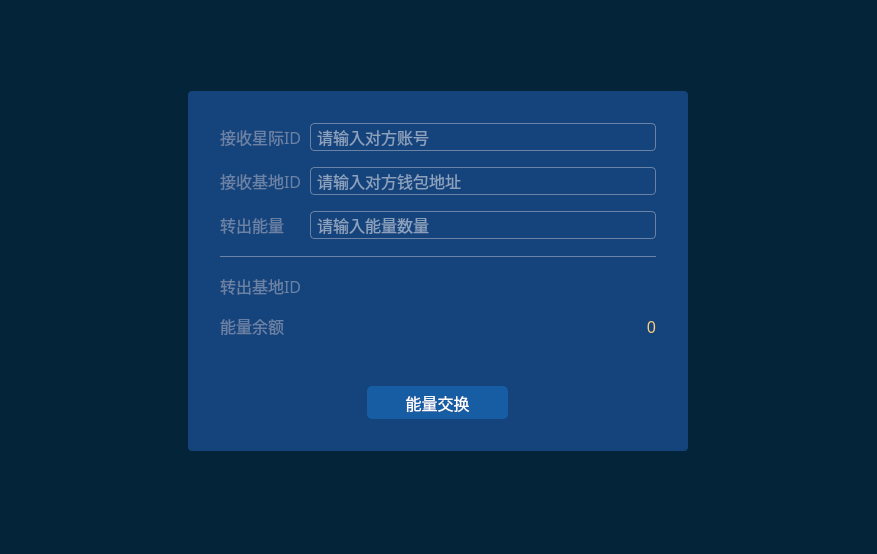
<?xml version="1.0" encoding="UTF-8"?>
<ui version="4.0">
 <class>TransferWidget</class>
 <widget class="QWidget" name="TransferWidget">
  <property name="geometry">
   <rect>
    <x>0</x>
    <y>0</y>
    <width>877</width>
    <height>554</height>
   </rect>
  </property>
  <property name="font">
   <font>
    <family>微软雅黑</family>
    <pointsize>12</pointsize>
   </font>
  </property>
  <property name="windowTitle">
   <string>TransferWidget</string>
  </property>
  <property name="styleSheet">
   <string notr="true">QWidget#TransferWidget
{
background-color: #042439;
}</string>
  </property>
  <layout class="QHBoxLayout" name="horizontalLayout_7">
   <property name="spacing">
    <number>0</number>
   </property>
   <property name="leftMargin">
    <number>0</number>
   </property>
   <property name="topMargin">
    <number>0</number>
   </property>
   <property name="rightMargin">
    <number>0</number>
   </property>
   <item>
    <widget class="QWidget" name="midWidget" native="true">
     <property name="sizePolicy">
      <sizepolicy hsizetype="Fixed" vsizetype="Fixed">
       <horstretch>0</horstretch>
       <verstretch>0</verstretch>
      </sizepolicy>
     </property>
     <property name="minimumSize">
      <size>
       <width>500</width>
       <height>360</height>
      </size>
     </property>
     <property name="maximumSize">
      <size>
       <width>500</width>
       <height>360</height>
      </size>
     </property>
     <property name="font">
      <font>
       <family>微软雅黑</family>
       <pointsize>12</pointsize>
      </font>
     </property>
     <property name="styleSheet">
      <string notr="true">QWidget#midWidget
{
border-radius: 4px;
background-color: #15447c;
}
QLabel
{
background-color: #15447c;
}
QLineEdit
{
border: 1px solid #6a82a5;
border-radius: 4px;
background-color: #15447c;
color: white;
padding-left: 4px;
line-height: 28px;
}
QLineEdit:focus
{
border-color: white;
}</string>
     </property>
     <layout class="QVBoxLayout" name="verticalLayout">
      <property name="spacing">
       <number>16</number>
      </property>
      <property name="leftMargin">
       <number>32</number>
      </property>
      <property name="topMargin">
       <number>32</number>
      </property>
      <property name="rightMargin">
       <number>32</number>
      </property>
      <property name="bottomMargin">
       <number>32</number>
      </property>
      <item>
       <layout class="QHBoxLayout" name="horizontalLayout">
        <property name="spacing">
         <number>0</number>
        </property>
        <item>
         <widget class="QLabel" name="label_1">
          <property name="minimumSize">
           <size>
            <width>90</width>
            <height>0</height>
           </size>
          </property>
          <property name="font">
           <font>
            <family>微软雅黑</family>
            <pointsize>12</pointsize>
           </font>
          </property>
          <property name="styleSheet">
           <string notr="true">color: #6a82a5;</string>
          </property>
          <property name="text">
           <string>接收星际ID</string>
          </property>
         </widget>
        </item>
        <item>
         <widget class="QLineEdit" name="IDEdit">
          <property name="minimumSize">
           <size>
            <width>0</width>
            <height>28</height>
           </size>
          </property>
          <property name="maximumSize">
           <size>
            <width>16777215</width>
            <height>16777215</height>
           </size>
          </property>
          <property name="font">
           <font>
            <family>微软雅黑</family>
            <pointsize>12</pointsize>
           </font>
          </property>
          <property name="contextMenuPolicy">
           <enum>Qt::NoContextMenu</enum>
          </property>
          <property name="styleSheet">
           <string notr="true"/>
          </property>
          <property name="inputMask">
           <string/>
          </property>
          <property name="placeholderText">
           <string>请输入对方账号</string>
          </property>
          <property name="cursorMoveStyle">
           <enum>Qt::LogicalMoveStyle</enum>
          </property>
          <property name="clearButtonEnabled">
           <bool>false</bool>
          </property>
         </widget>
        </item>
       </layout>
      </item>
      <item>
       <layout class="QHBoxLayout" name="horizontalLayout_2">
        <property name="spacing">
         <number>0</number>
        </property>
        <item>
         <widget class="QLabel" name="label_2">
          <property name="minimumSize">
           <size>
            <width>90</width>
            <height>0</height>
           </size>
          </property>
          <property name="font">
           <font>
            <family>微软雅黑</family>
            <pointsize>12</pointsize>
           </font>
          </property>
          <property name="styleSheet">
           <string notr="true">color: #6a82a5;</string>
          </property>
          <property name="text">
           <string>接收基地ID</string>
          </property>
         </widget>
        </item>
        <item>
         <widget class="QLineEdit" name="addressEdit">
          <property name="minimumSize">
           <size>
            <width>0</width>
            <height>28</height>
           </size>
          </property>
          <property name="font">
           <font>
            <family>微软雅黑</family>
            <pointsize>12</pointsize>
           </font>
          </property>
          <property name="contextMenuPolicy">
           <enum>Qt::NoContextMenu</enum>
          </property>
          <property name="styleSheet">
           <string notr="true"/>
          </property>
          <property name="placeholderText">
           <string>请输入对方钱包地址</string>
          </property>
         </widget>
        </item>
       </layout>
      </item>
      <item>
       <layout class="QHBoxLayout" name="horizontalLayout_3">
        <property name="spacing">
         <number>0</number>
        </property>
        <item>
         <widget class="QLabel" name="label_3">
          <property name="minimumSize">
           <size>
            <width>90</width>
            <height>0</height>
           </size>
          </property>
          <property name="font">
           <font>
            <family>微软雅黑</family>
            <pointsize>12</pointsize>
           </font>
          </property>
          <property name="styleSheet">
           <string notr="true">color: #6a82a5;</string>
          </property>
          <property name="text">
           <string>转出能量</string>
          </property>
         </widget>
        </item>
        <item>
         <widget class="QLineEdit" name="valueEdit">
          <property name="minimumSize">
           <size>
            <width>0</width>
            <height>28</height>
           </size>
          </property>
          <property name="font">
           <font>
            <family>微软雅黑</family>
            <pointsize>12</pointsize>
           </font>
          </property>
          <property name="contextMenuPolicy">
           <enum>Qt::NoContextMenu</enum>
          </property>
          <property name="styleSheet">
           <string notr="true"/>
          </property>
          <property name="placeholderText">
           <string>请输入能量数量</string>
          </property>
         </widget>
        </item>
       </layout>
      </item>
      <item>
       <widget class="Line" name="line">
        <property name="sizePolicy">
         <sizepolicy hsizetype="Expanding" vsizetype="Fixed">
          <horstretch>0</horstretch>
          <verstretch>0</verstretch>
         </sizepolicy>
        </property>
        <property name="styleSheet">
         <string notr="true">QFrame#line
{
color: #6a82a5;
border-left: none;
border-right: none;
border-bottom: none;
background-color: rgba(0,0,0, 0);
}</string>
        </property>
        <property name="frameShadow">
         <enum>QFrame::Plain</enum>
        </property>
        <property name="orientation">
         <enum>Qt::Horizontal</enum>
        </property>
       </widget>
      </item>
      <item>
       <layout class="QHBoxLayout" name="horizontalLayout_4">
        <property name="spacing">
         <number>0</number>
        </property>
        <item>
         <widget class="QLabel" name="label_4">
          <property name="font">
           <font>
            <family>微软雅黑</family>
            <pointsize>12</pointsize>
           </font>
          </property>
          <property name="styleSheet">
           <string notr="true">color: #6a82a5;</string>
          </property>
          <property name="text">
           <string>转出基地ID</string>
          </property>
         </widget>
        </item>
        <item>
         <spacer name="horizontalSpacer">
          <property name="orientation">
           <enum>Qt::Horizontal</enum>
          </property>
          <property name="sizeHint" stdset="0">
           <size>
            <width>40</width>
            <height>20</height>
           </size>
          </property>
         </spacer>
        </item>
        <item>
         <widget class="QLabel" name="turnOutLabel">
          <property name="font">
           <font>
            <family>微软雅黑</family>
            <pointsize>12</pointsize>
           </font>
          </property>
          <property name="styleSheet">
           <string notr="true">QLabel#turnOutLabel
{
color: #6a82a5;
}</string>
          </property>
          <property name="text">
           <string/>
          </property>
          <property name="alignment">
           <set>Qt::AlignRight|Qt::AlignTrailing|Qt::AlignVCenter</set>
          </property>
         </widget>
        </item>
       </layout>
      </item>
      <item>
       <layout class="QHBoxLayout" name="horizontalLayout_5">
        <property name="spacing">
         <number>0</number>
        </property>
        <item>
         <widget class="QLabel" name="label_5">
          <property name="font">
           <font>
            <family>微软雅黑</family>
            <pointsize>12</pointsize>
           </font>
          </property>
          <property name="styleSheet">
           <string notr="true">color: #6a82a5;</string>
          </property>
          <property name="text">
           <string>能量余额</string>
          </property>
         </widget>
        </item>
        <item>
         <spacer name="horizontalSpacer_2">
          <property name="orientation">
           <enum>Qt::Horizontal</enum>
          </property>
          <property name="sizeHint" stdset="0">
           <size>
            <width>40</width>
            <height>20</height>
           </size>
          </property>
         </spacer>
        </item>
        <item>
         <widget class="QLabel" name="energyLabel">
          <property name="font">
           <font>
            <family>微软雅黑</family>
            <pointsize>12</pointsize>
           </font>
          </property>
          <property name="styleSheet">
           <string notr="true">color: #face80;</string>
          </property>
          <property name="text">
           <string>0</string>
          </property>
          <property name="alignment">
           <set>Qt::AlignRight|Qt::AlignTrailing|Qt::AlignVCenter</set>
          </property>
         </widget>
        </item>
       </layout>
      </item>
      <item>
       <spacer name="verticalSpacer">
        <property name="orientation">
         <enum>Qt::Vertical</enum>
        </property>
        <property name="sizeHint" stdset="0">
         <size>
          <width>20</width>
          <height>40</height>
         </size>
        </property>
       </spacer>
      </item>
      <item>
       <layout class="QHBoxLayout" name="horizontalLayout_6">
        <item>
         <widget class="QPushButton" name="transBtn">
          <property name="sizePolicy">
           <sizepolicy hsizetype="Fixed" vsizetype="Fixed">
            <horstretch>0</horstretch>
            <verstretch>0</verstretch>
           </sizepolicy>
          </property>
          <property name="minimumSize">
           <size>
            <width>141</width>
            <height>33</height>
           </size>
          </property>
          <property name="maximumSize">
           <size>
            <width>141</width>
            <height>33</height>
           </size>
          </property>
          <property name="font">
           <font>
            <family>微软雅黑</family>
            <pointsize>12</pointsize>
           </font>
          </property>
          <property name="cursor">
           <cursorShape>PointingHandCursor</cursorShape>
          </property>
          <property name="styleSheet">
           <string notr="true">QPushButton#transBtn
{
color: white;
background-color: #165da3;
border: none;
border-radius: 5px;
}
QPushButton#transBtn:hover
{
color: #0a182d;
}</string>
          </property>
          <property name="text">
           <string>能量交换</string>
          </property>
         </widget>
        </item>
       </layout>
      </item>
     </layout>
    </widget>
   </item>
  </layout>
 </widget>
 <layoutdefault spacing="6" margin="11"/>
 <resources/>
 <connections/>
</ui>
